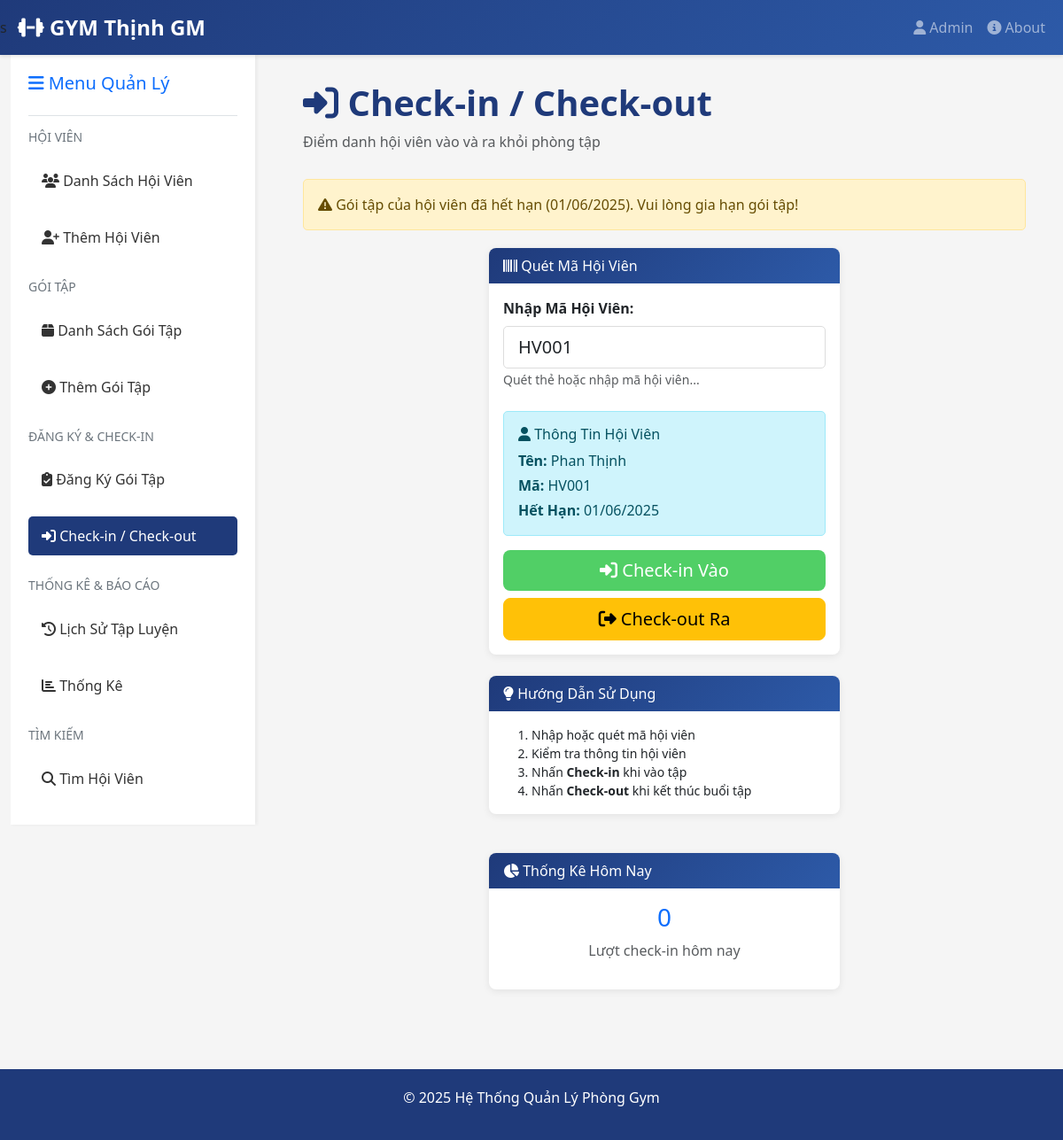
The app's page /checkin.php?member_code=HV001 with its own data.
### tables this page shows
CREATE TABLE IF NOT EXISTS registrations (
    id INT AUTO_INCREMENT PRIMARY KEY,
    member_id INT NOT NULL,
    package_id INT NOT NULL,
    start_date DATE NOT NULL,
    end_date DATE NOT NULL,
    status ENUM('active', 'expired') DEFAULT 'active',
    created_at TIMESTAMP DEFAULT CURRENT_TIMESTAMP,
    updated_at TIMESTAMP DEFAULT CURRENT_TIMESTAMP ON UPDATE CURRENT_TIMESTAMP,
    FOREIGN KEY (member_id) REFERENCES members(id) ON DELETE CASCADE,
    FOREIGN KEY (package_id) REFERENCES packages(id),
    INDEX idx_member (member_id),
    INDEX idx_end_date (end_date)
);

CREATE TABLE IF NOT EXISTS members (
    id INT AUTO_INCREMENT PRIMARY KEY,
    code VARCHAR(20) UNIQUE NOT NULL,
    fullname VARCHAR(100) NOT NULL,
    dob DATE NOT NULL,
    gender ENUM('Nam', 'Nữ') NOT NULL,
    phone VARCHAR(15) NOT NULL,
    address TEXT NOT NULL,
    created_at TIMESTAMP DEFAULT CURRENT_TIMESTAMP,
    updated_at TIMESTAMP DEFAULT CURRENT_TIMESTAMP ON UPDATE CURRENT_TIMESTAMP,
    INDEX idx_code (code),
    INDEX idx_phone (phone),
    INDEX idx_fullname (fullname)
);

### includes/functions.php (called while the page is built, shortened)
<?php
function formatDate($date) {
    return date('d/m/Y', strtotime($date));
}
function sanitize($input) {
    return htmlspecialchars(trim($input), ENT_QUOTES, 'UTF-8');
}
?>

### checkin.php (the view, shortened to what this page needs)
<?php
include 'views/header.php';
require 'config/database.php';
require 'includes/functions.php';
$result_msg = '';
$member_info = null;
$member_code = '';
if ($_SERVER['REQUEST_METHOD'] == 'POST') {
    $member_code = sanitize($_POST['member_code'] ?? '');
    $action = sanitize($_POST['action'] ?? '');
} elseif ($_SERVER['REQUEST_METHOD'] == 'GET' && isset($_GET['member_code'])) {
    $member_code = sanitize($_GET['member_code']);
}
if (!empty($member_code)) {
    $member_code_safe = $conn->real_escape_string($member_code);
    $result = $conn->query("
        SELECT m.id, m.fullname, m.code, r.end_date, r.status
        FROM members m
        LEFT JOIN registrations r ON m.id = r.member_id AND r.status = 'active'
        WHERE m.code = '$member_code_safe'
    ");
    if ($result->num_rows == 0) {
        $result_msg = '<div class="alert alert-danger"><i class="fas fa-exclamation-circle"></i> Mã hội viên không tồn tại trong hệ thống!</div>';
    } else {
        $member_info = $result->fetch_assoc();
        if (!$member_info['end_date']) {
            $result_msg = '<div class="alert alert-warning"><i class="fas fa-exclamation-triangle"></i> Hội viên chưa đăng ký gói tập. Vui lòng đăng ký gói tập trước!</div>';
        } elseif (!isPackageValid($member_info['end_date'])) {
            $result_msg = '<div class="alert alert-warning"><i class="fas fa-exclamation-triangle"></i> Gói tập của hội viên đã hết hạn (' . formatDate($member_info['end_date']) . '). Vui lòng gia hạn gói tập!</div>';
        }
    }
}
?>
<div class="container-fluid">
    <div class="row">
        <?php include 'views/sidebar.php'; ?>
        <div class="col-md-9">
            <div class="main-content">
                <div class="page-header">
                    <h1><i class="fas fa-sign-in-alt"></i> Check-in / Check-out</h1>
                    <p class="text-muted">Điểm danh hội viên vào và ra khỏi phòng tập</p>
                </div>
                <?php if (!empty($result_msg)): ?>
                    <?php echo $result_msg; ?>
                <?php endif; ?>
                <div class="row">
                    <div class="col-md-6 offset-md-3">
                        <div class="card">
                            <div class="card-header bg-primary">
                                <i class="fas fa-barcode"></i> Quét Mã Hội Viên
                            </div>
                            <div class="card-body">
                                <form method="GET" id="searchForm">
                                    <div class="mb-4">
                                        <label class="form-label"><strong>Nhập Mã Hội Viên:</strong></label>
                                        <input type="text" class="form-control form-control-lg"
                                               name="member_code" id="memberCode" autofocus
                                               placeholder="VD: HV001" autocomplete="off"
                                               value="<?php echo htmlspecialchars($member_code); ?>">
                                        <small class="text-muted">Quét thẻ hoặc nhập mã hội viên...</small>
                                    </div>
                                </form>
                                <form method="POST" id="actionForm">
                                    <?php if ($member_info): ?>
                                        <div class="alert alert-info mb-3">
                                            <h6><i class="fas fa-user"></i> Thông Tin Hội Viên</h6>
                                            <p class="mb-1"><strong>Tên:</strong> <?php echo $member_info['fullname']; ?></p>
                                            <p class="mb-1"><strong>Mã:</strong> <?php echo $member_info['code']; ?></p>
                                            <p class="mb-0"><strong>Hết Hạn:</strong> <?php echo formatDate($member_info['end_date']); ?></p>
                                        </div>
                                        <div class="d-grid gap-2">
                                            <button type="submit" name="action" value="checkin" class="btn btn-success btn-lg">
                                                <i class="fas fa-sign-in-alt"></i> Check-in Vào
                                            </button>
                                            <button type="submit" name="action" value="checkout" class="btn btn-warning btn-lg">
                                                <i class="fas fa-sign-out-alt"></i> Check-out Ra
                                            </button>
                                        </div>
                                    <?php endif; ?>
                                </form>
                            </div>
                        </div>
                        <div class="card mt-4">
                            <div class="card-header bg-info">
                                <i class="fas fa-lightbulb"></i> Hướng Dẫn Sử Dụng
                            </div>
                            <div class="card-body">
                                <ol class="small mb-0">
                                    <li>Nhập hoặc quét mã hội viên</li>
                                    <li>Kiểm tra thông tin hội viên</li>
                                    <li>Nhấn <strong>Check-in</strong> khi vào tập</li>
                                    <li>Nhấn <strong>Check-out</strong> khi kết thúc buổi tập</li>
                                </ol>
                            </div>
                        </div>
                    </div>
                </div>
                <div class="row mt-4">
                    <div class="col-md-6 offset-md-3">
                        <div class="card">
                            <div class="card-header">
                                <i class="fas fa-chart-pie"></i> Thống Kê Hôm Nay
                            </div>
                            <div class="card-body">
                                <?php
                                $today = date('Y-m-d');
                                $today_checkins = $conn->query("
                                    SELECT COUNT(*) as count FROM check_logs
                                    WHERE log_date = '$today' AND check_in IS NOT NULL
                                ")->fetch_assoc()['count'];
                                ?>
                                <div class="text-center">
                                    <h3 class="text-primary mb-2"><?php echo $today_checkins; ?></h3>
                                    <p class="text-muted">Lượt check-in hôm nay</p>
                                </div>
                            </div>
                        </div>
                    </div>
                </div>
            </div>
        </div>
    </div>
</div>
<div class="footer">
    <p>&copy; 2025 Hệ Thống Quản Lý Phòng Gym</p>
</div>
</body>
</html>

### views/header.php (style rules this page uses)
:root { --primary-color: #1f3a7a; --secondary-color: #ff6b6b; --success-color: #51cf66; --warning-color: #ffd43b; --danger-color: #ff6b6b; }
* { margin: 0; padding: 0; }
body { background-color: #f5f5f5; font-family: 'Segoe UI', Tahoma, Geneva, Verdana, sans-serif; }
.main-content { padding: 30px; background-color: #f5f5f5; }
.card { border: none; border-radius: 8px; box-shadow: 0 2px 8px rgba(0,0,0,0.08); margin-bottom: 20px; }
.card-header { background: linear-gradient(135deg, var(--primary-color) 0%, #2d5aa8 100%); color: white; border-radius: 8px 8px 0 0 !important; border: none; }
.btn-success { background-color: var(--success-color); border: none; }
.form-control, .form-select { border: 1px solid #ddd; border-radius: 5px; }
.alert { border-radius: 5px; margin-bottom: 20px; }
.page-header { margin-bottom: 30px; }
.page-header h1 { color: var(--primary-color); font-weight: bold; }
.footer { background-color: var(--primary-color); color: white; padding: 20px; text-align: center; margin-top: 40px; }

### records on screen
registrations: end_date "01/06/2025", member.fullname "Phan Thịnh", member.code "HV001"

### other values on screen
$today_checkins "0"
